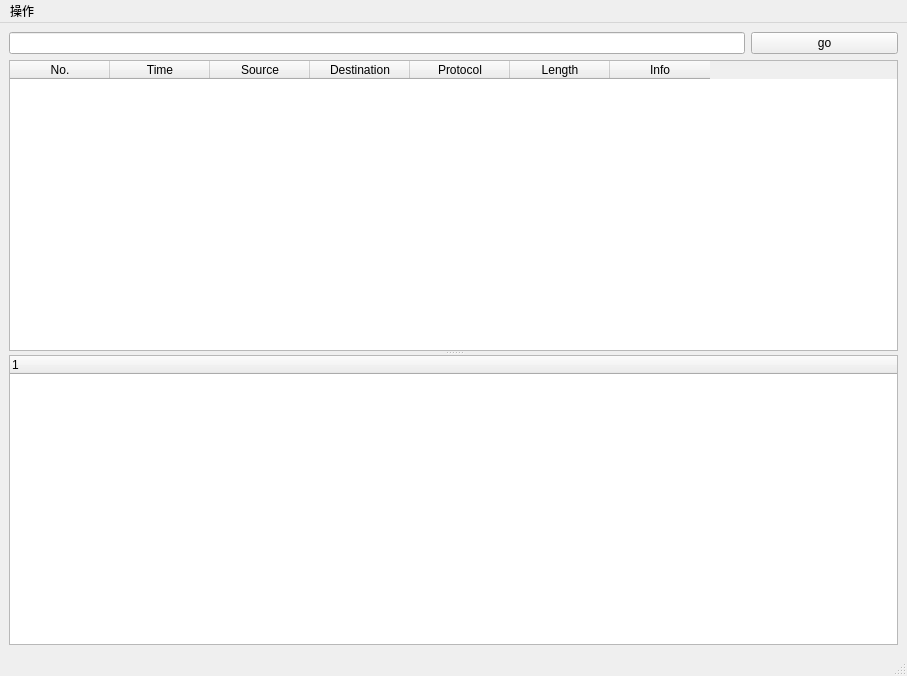
<?xml version="1.0" encoding="UTF-8"?>
<ui version="4.0">
 <class>MainWindow</class>
 <widget class="QMainWindow" name="MainWindow">
  <property name="geometry">
   <rect>
    <x>0</x>
    <y>0</y>
    <width>907</width>
    <height>676</height>
   </rect>
  </property>
  <property name="mouseTracking">
   <bool>true</bool>
  </property>
  <property name="windowTitle">
   <string>MainWindow</string>
  </property>
  <widget class="QWidget" name="centralwidget">
   <layout class="QGridLayout" name="gridLayout">
    <item row="0" column="0" colspan="5">
     <widget class="QLineEdit" name="lineEdit">
      <property name="sizePolicy">
       <sizepolicy hsizetype="Expanding" vsizetype="Fixed">
        <horstretch>5</horstretch>
        <verstretch>1</verstretch>
       </sizepolicy>
      </property>
     </widget>
    </item>
    <item row="0" column="5">
     <widget class="QPushButton" name="goBtn">
      <property name="text">
       <string>go</string>
      </property>
     </widget>
    </item>
    <item row="1" column="0" colspan="6">
     <widget class="QSplitter" name="splitter">
      <property name="sizePolicy">
       <sizepolicy hsizetype="Expanding" vsizetype="Expanding">
        <horstretch>5</horstretch>
        <verstretch>0</verstretch>
       </sizepolicy>
      </property>
      <property name="orientation">
       <enum>Qt::Vertical</enum>
      </property>
      <widget class="QTableWidget" name="tableWidget">
       <property name="tabletTracking">
        <bool>true</bool>
       </property>
       <property name="editTriggers">
        <set>QAbstractItemView::NoEditTriggers</set>
       </property>
       <property name="selectionMode">
        <enum>QAbstractItemView::ExtendedSelection</enum>
       </property>
       <property name="selectionBehavior">
        <enum>QAbstractItemView::SelectRows</enum>
       </property>
       <property name="sortingEnabled">
        <bool>true</bool>
       </property>
       <attribute name="horizontalHeaderStretchLastSection">
        <bool>false</bool>
       </attribute>
       <column>
        <property name="text">
         <string>No.</string>
        </property>
       </column>
       <column>
        <property name="text">
         <string>Time</string>
        </property>
       </column>
       <column>
        <property name="text">
         <string>Source</string>
        </property>
       </column>
       <column>
        <property name="text">
         <string>Destination</string>
        </property>
       </column>
       <column>
        <property name="text">
         <string>Protocol</string>
        </property>
       </column>
       <column>
        <property name="text">
         <string>Length</string>
        </property>
       </column>
       <column>
        <property name="text">
         <string>Info</string>
        </property>
       </column>
      </widget>
      <widget class="QTreeWidget" name="treeWidget">
       <property name="sortingEnabled">
        <bool>false</bool>
       </property>
       <attribute name="headerCascadingSectionResizes">
        <bool>true</bool>
       </attribute>
       <attribute name="headerShowSortIndicator" stdset="0">
        <bool>false</bool>
       </attribute>
       <attribute name="headerStretchLastSection">
        <bool>true</bool>
       </attribute>
       <column>
        <property name="text">
         <string notr="true">1</string>
        </property>
       </column>
      </widget>
     </widget>
    </item>
   </layout>
  </widget>
  <widget class="QMenuBar" name="menubar">
   <property name="geometry">
    <rect>
     <x>0</x>
     <y>0</y>
     <width>907</width>
     <height>26</height>
    </rect>
   </property>
   <widget class="QMenu" name="menu">
    <property name="title">
     <string>操作</string>
    </property>
    <addaction name="actionstart"/>
    <addaction name="actionstop"/>
    <addaction name="actionprettify"/>
   </widget>
   <addaction name="menu"/>
  </widget>
  <widget class="QStatusBar" name="statusbar"/>
  <action name="actionstart">
   <property name="text">
    <string>start</string>
   </property>
  </action>
  <action name="actionstop">
   <property name="text">
    <string>stop</string>
   </property>
  </action>
  <action name="actionprettify">
   <property name="text">
    <string>prettify</string>
   </property>
  </action>
 </widget>
 <resources/>
 <connections/>
</ui>
